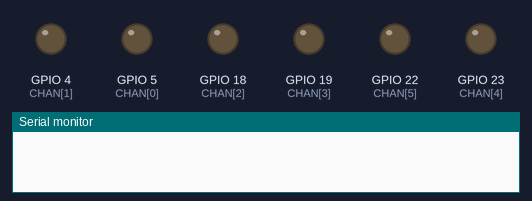
Bench run of a sketch on a simulated ESP32. Shown: output pins drawn as LEDs (lit = HIGH), the last lines printed to the serial monitor.

Above: at 0.0 s.
At 1.2 s:
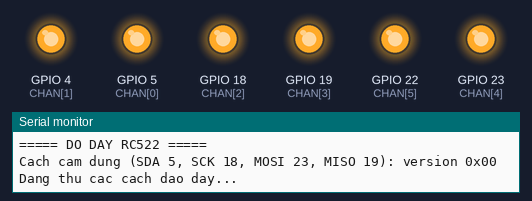
Timing chart, 0 to 2.7 s (numbered marks = the images above):
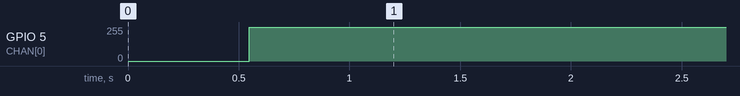

The sketch:

do_day_rc522.ino
```cpp
/*
 * DÒ DÂY RC522 - tìm dây tín hiệu bị cắm nhầm
 * Mở Serial Monitor 115200, bấm EN để chạy lại.
 *
 * Code thử mọi cách gán 4 vai trò SDA / SCK / MOSI / MISO
 * lên các chân 5, 4, 18, 19, 23, 22 và đọc thanh ghi version của RC522.
 * Cách nào đọc ra 0x91 / 0x92 / 0xB2 => đó là cách bạn đang cắm thật.
 * Không cần thư viện MFRC522.
 */
#include <SPI.h>

const int CHAN[] = {5, 4, 18, 19, 23, 22};
const int SO_CHAN = sizeof(CHAN) / sizeof(CHAN[0]);
const int DUNG_SDA = 5, DUNG_SCK = 18, DUNG_MOSI = 23, DUNG_MISO = 19;

bool versionTot(byte v) { return v == 0x91 || v == 0x92 || v == 0xB2 || v == 0x88 || v == 0x12; }

void tatCaCao() {
  for (int i = 0; i < SO_CHAN; i++) { pinMode(CHAN[i], OUTPUT); digitalWrite(CHAN[i], HIGH); }
}

byte docVersion(int sda, int sck, int mosi, int miso) {
  SPI.end();
  tatCaCao();                       // giữ RST (22) và các chân khác ở mức cao
  SPI.begin(sck, miso, mosi, -1);
  pinMode(sda, OUTPUT);
  digitalWrite(sda, HIGH);
  delay(2);
  SPI.beginTransaction(SPISettings(1000000, MSBFIRST, SPI_MODE0));
  digitalWrite(sda, LOW);
  SPI.transfer(0x80 | (0x37 << 1));  // đọc VersionReg
  byte v = SPI.transfer(0x00);
  digitalWrite(sda, HIGH);
  SPI.endTransaction();
  return v;
}

void inSoSanh(const char* ten, int thucTe, int dung) {
  Serial.printf("  %-5s dang cam vao P%-2d", ten, thucTe);
  if (thucTe == dung) Serial.println("  (dung)");
  else                Serial.printf("  <-- SAI, phai la P%d\n", dung);
}

void setup() {
  Serial.begin(115200);
  delay(500);
  Serial.println("\n===== DO DAY RC522 =====");

  byte vChuan = docVersion(DUNG_SDA, DUNG_SCK, DUNG_MOSI, DUNG_MISO);
  Serial.printf("Cach cam dung (SDA 5, SCK 18, MOSI 23, MISO 19): version 0x%02X\n", vChuan);
  if (versionTot(vChuan)) {
    Serial.println("=> DAY DUNG HET, module OK. Nap lai test_esp32_2 de quet the.");
    return;
  }

  Serial.println("Dang thu cac cach dao day...");
  int tim = 0;
  for (int a = 0; a < SO_CHAN; a++)
    for (int b = 0; b < SO_CHAN; b++)
      for (int c = 0; c < SO_CHAN; c++)
        for (int d = 0; d < SO_CHAN; d++) {
          if (a == b || a == c || a == d || b == c || b == d || c == d) continue;
          int sda = CHAN[a], sck = CHAN[b], mosi = CHAN[c], miso = CHAN[d];
          byte v = docVersion(sda, sck, mosi, miso);
          if (versionTot(v)) {
            tim++;
            Serial.printf("\nTIM THAY (version 0x%02X). Ban dang cam:\n", v);
            inSoSanh("SDA",  sda,  DUNG_SDA);
            inSoSanh("SCK",  sck,  DUNG_SCK);
            inSoSanh("MOSI", mosi, DUNG_MOSI);
            inSoSanh("MISO", miso, DUNG_MISO);
          }
        }

  if (tim == 0) {
    Serial.println("\nKHONG TIM THAY cach nao. Kiem tra:");
    Serial.println(" - Day long / tiep xuc kem (thu cam thang khong qua breadboard)");
    Serial.println(" - RST phai noi P22, 3.3V noi 3V3, GND noi GND");
    Serial.println(" - Co the module hong");
  }
  Serial.println("\nXong. Bam EN de chay lai.");
}

void loop() {}
```
